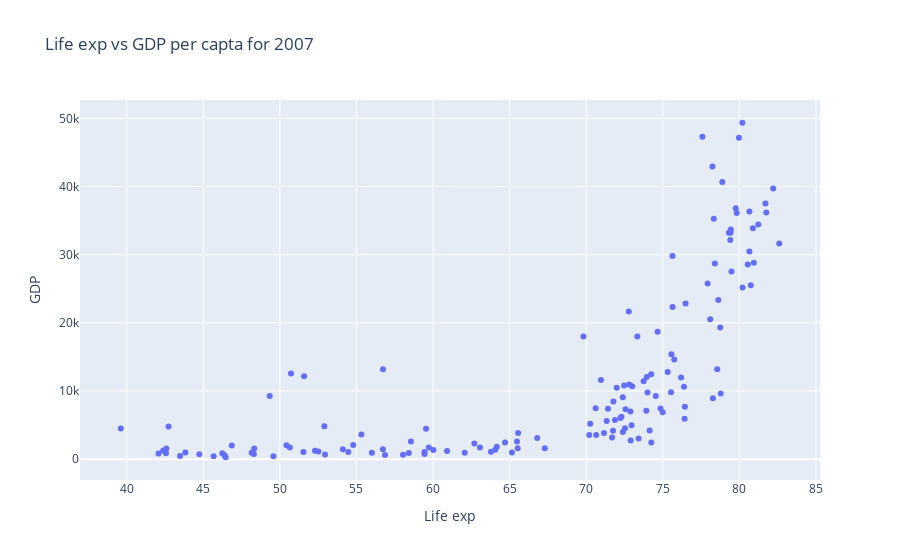

This figure's notebook cell:
### Code cell
trace1=go.Scatter(x=df['lifeExp'] , y= df['gdpPercap'] ,mode='markers')
data =[trace1]
layout= go.Layout(title='Life exp vs GDP per capta for 2007', xaxis={'title': 'Life exp'},yaxis={'title':'GDP'})
 
fig= go.Figure(data, layout)
fig.show()

### Figure 1 — Plotly figure (JSON) as saved in the notebook; plotly's stock layout.template omitted (floating-point values rounded to 4 significant figures; data arrays with more than 128 entries replaced by an {"elided": "..."} marker saying what was removed)
{"data": [{"mode": "markers", "type": "scatter", "x": {"elided": "142 float values"}, "y": {"elided": "142 float values"}}], "layout": {"title": {"text": "Life exp vs GDP per capta for 2007"}, "xaxis": {"title": {"text": "Life exp"}}, "yaxis": {"title": {"text": "GDP"}}}}
